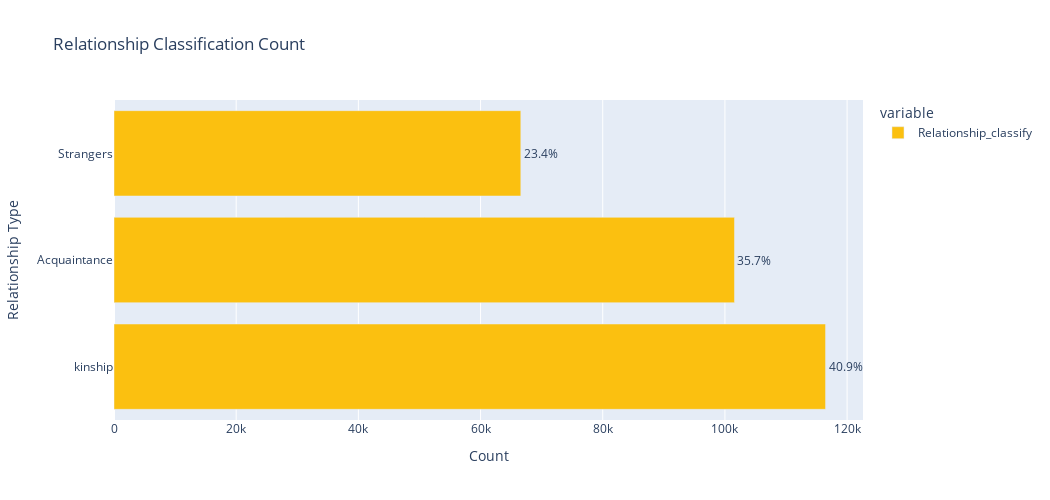

Write notebook code for a chart like this one.
### Markdown cell above
# Graphs

### Code cell
# Ratio count of the values in each kind of relationship
relationship = df['Relationship_classify'].value_counts()

fig = px.bar(relationship,
            text=(relationship/len(df['Relationship_classify'])*100),
            title='Relationship Classification Count ',
            orientation='h',
             height=500,
            width=1050)
fig.update_xaxes(title_text='Count')
fig.update_yaxes(title_text='Relationship Type')
fig.update_traces(textposition='outside',texttemplate='%{text:.3s}%', 
                  marker=dict(color='#fbc010', colorscale='tealrose'))
fig.show()
fig.write_image("Relationship Classification bar.png")

### Figure 1 — Plotly figure (JSON) as saved in the notebook; plotly's stock layout.template omitted (floating-point values rounded to 4 significant figures)
{"data": [{"alignmentgroup": "True", "hovertemplate": "variable=Relationship_classify<br>value=%{x}<br>index=%{y}<br>text=%{text}<extra></extra>", "legendgroup": "Relationship_classify", "marker": {"color": "#fbc010", "colorscale": [[0, "rgb(0, 147, 146)"], [0.1667, "rgb(114, 170, 161)"], [0.3333, "rgb(177, 199, 179)"], [0.5, "rgb(241, 234, 200)"], [0.6667, "rgb(229, 185, 173)"], [0.8333, "rgb(217, 137, 148)"], [1, "rgb(208, 88, 126)"]], "pattern": {"shape": ""}}, "name": "Relationship_classify", "offsetgroup": "Relationship_classify", "orientation": "h", "showlegend": true, "text": [40.92, 35.68, 23.4], "textposition": "outside", "texttemplate": "%{text:.3s}%", "type": "bar", "x": [116473, 101565, 66591], "xaxis": "x", "y": ["kinship", "Acquaintance", "Strangers"], "yaxis": "y"}], "layout": {"barmode": "relative", "height": 500, "legend": {"title": {"text": "variable"}, "tracegroupgap": 0}, "title": {"text": "Relationship Classification Count "}, "width": 1050, "xaxis": {"anchor": "y", "domain": [0, 1], "title": {"text": "Count"}}, "yaxis": {"anchor": "x", "domain": [0, 1], "title": {"text": "Relationship Type"}}}}
